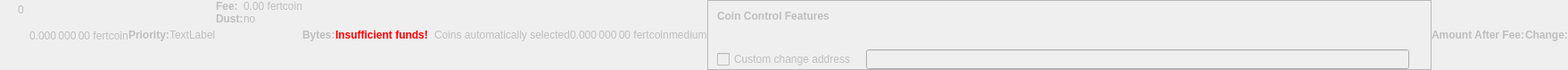
    <widget class="QWidget" name="dummyHideWidget" native="true">
     <property name="enabled">
      <bool>false</bool>
     </property>
     <property name="maximumSize">
      <size>
       <width>100</width>
       <height>22</height>
      </size>
     </property>
     <layout class="QHBoxLayout" name="dummyHideLayout">
      <property name="spacing">
       <number>0</number>
      </property>
      <property name="leftMargin">
       <number>0</number>
      </property>
      <property name="topMargin">
       <number>0</number>
      </property>
      <property name="rightMargin">
       <number>0</number>
      </property>
      <property name="bottomMargin">
       <number>0</number>
      </property>
      <item>
       <layout class="QFormLayout" name="formLayoutCoinControl1">
        <property name="horizontalSpacing">
         <number>10</number>
        </property>
        <property name="verticalSpacing">
         <number>14</number>
        </property>
        <property name="leftMargin">
         <number>10</number>
        </property>
        <property name="topMargin">
         <number>4</number>
        </property>
        <property name="rightMargin">
         <number>6</number>
        </property>
        <item row="0" column="1">
         <widget class="QLabel" name="labelCoinControlBytes">
          <property name="cursor">
           <cursorShape>IBeamCursor</cursorShape>
          </property>
          <property name="contextMenuPolicy">
           <enum>Qt::ActionsContextMenu</enum>
          </property>
          <property name="text">
           <string notr="true">0</string>
          </property>
          <property name="textInteractionFlags">
           <set>Qt::LinksAccessibleByMouse|Qt::TextSelectableByKeyboard|Qt::TextSelectableByMouse</set>
          </property>
         </widget>
        </item>
       </layout>
      </item>
      <item>
       <widget class="QLabel" name="labelCoinControlAfterFee">
        <property name="enabled">
         <bool>false</bool>
        </property>
        <property name="sizePolicy">
         <sizepolicy hsizetype="Fixed" vsizetype="Fixed">
          <horstretch>0</horstretch>
          <verstretch>0</verstretch>
         </sizepolicy>
        </property>
        <property name="minimumSize">
         <size>
          <width>111</width>
          <height>12</height>
         </size>
        </property>
        <property name="maximumSize">
         <size>
          <width>111</width>
          <height>12</height>
         </size>
        </property>
        <property name="cursor">
         <cursorShape>IBeamCursor</cursorShape>
        </property>
        <property name="contextMenuPolicy">
         <enum>Qt::ActionsContextMenu</enum>
        </property>
        <property name="text">
         <string notr="true">0.000 000 00 fertcoin</string>
        </property>
        <property name="textInteractionFlags">
         <set>Qt::LinksAccessibleByMouse|Qt::TextSelectableByKeyboard|Qt::TextSelectableByMouse</set>
        </property>
       </widget>
      </item>
      <item>
       <widget class="QLabel" name="labelCoinControlPriorityText">
        <property name="enabled">
         <bool>false</bool>
        </property>
        <property name="font">
         <font>
          <weight>75</weight>
          <bold>true</bold>
         </font>
        </property>
        <property name="text">
         <string>Priority:</string>
        </property>
       </widget>
      </item>
      <item>
       <layout class="QHBoxLayout" name="horizontalLayout">
        <item>
         <widget class="QLabel" name="WarningLabel">
          <property name="text">
           <string>TextLabel</string>
          </property>
         </widget>
        </item>
       </layout>
      </item>
      <item>
       <layout class="QFormLayout" name="formLayoutCoinControl3">
        <property name="horizontalSpacing">
         <number>0</number>
        </property>
        <property name="verticalSpacing">
         <number>0</number>
        </property>
        <property name="leftMargin">
         <number>0</number>
        </property>
        <property name="topMargin">
         <number>0</number>
        </property>
        <property name="rightMargin">
         <number>0</number>
        </property>
        <item row="0" column="0">
         <widget class="QLabel" name="labelCoinControlFeeText">
          <property name="enabled">
           <bool>false</bool>
          </property>
          <property name="font">
           <font>
            <weight>75</weight>
            <bold>true</bold>
           </font>
          </property>
          <property name="text">
           <string>Fee:</string>
          </property>
          <property name="margin">
           <number>0</number>
          </property>
         </widget>
        </item>
        <item row="0" column="1">
         <widget class="QLabel" name="labelCoinControlFee">
          <property name="enabled">
           <bool>false</bool>
          </property>
          <property name="cursor">
           <cursorShape>IBeamCursor</cursorShape>
          </property>
          <property name="contextMenuPolicy">
           <enum>Qt::ActionsContextMenu</enum>
          </property>
          <property name="text">
           <string notr="true">0.00 fertcoin</string>
          </property>
          <property name="textInteractionFlags">
           <set>Qt::LinksAccessibleByMouse|Qt::TextSelectableByKeyboard|Qt::TextSelectableByMouse</set>
          </property>
         </widget>
        </item>
        <item row="1" column="0">
         <widget class="QLabel" name="labelCoinControlLowOutputText">
          <property name="enabled">
           <bool>false</bool>
          </property>
          <property name="font">
           <font>
            <weight>75</weight>
            <bold>true</bold>
           </font>
          </property>
          <property name="text">
           <string>Dust:</string>
          </property>
         </widget>
        </item>
        <item row="1" column="1">
         <widget class="QLabel" name="labelCoinControlLowOutput">
          <property name="enabled">
           <bool>false</bool>
          </property>
          <property name="cursor">
           <cursorShape>IBeamCursor</cursorShape>
          </property>
          <property name="contextMenuPolicy">
           <enum>Qt::ActionsContextMenu</enum>
          </property>
          <property name="text">
           <string>no</string>
          </property>
          <property name="textInteractionFlags">
           <set>Qt::LinksAccessibleByMouse|Qt::TextSelectableByKeyboard|Qt::TextSelectableByMouse</set>
          </property>
         </widget>
        </item>
       </layout>
      </item>
      <item>
       <widget class="QLabel" name="labelCoinControlBytesText">
        <property name="enabled">
         <bool>false</bool>
        </property>
        <property name="font">
         <font>
          <weight>75</weight>
          <bold>true</bold>
         </font>
        </property>
        <property name="text">
         <string>Bytes:</string>
        </property>
       </widget>
      </item>
      <item>
       <layout class="QFormLayout" name="formLayoutCoinControl2">
        <property name="horizontalSpacing">
         <number>0</number>
        </property>
        <property name="verticalSpacing">
         <number>0</number>
        </property>
        <property name="leftMargin">
         <number>0</number>
        </property>
        <property name="topMargin">
         <number>0</number>
        </property>
        <property name="rightMargin">
         <number>0</number>
        </property>
       </layout>
      </item>
      <item>
       <layout class="QHBoxLayout" name="horizontalLayoutCoinControl2">
        <property name="spacing">
         <number>0</number>
        </property>
        <property name="bottomMargin">
         <number>0</number>
        </property>
       </layout>
      </item>
      <item>
       <widget class="QLabel" name="labelCoinControlInsuffFunds">
        <property name="enabled">
         <bool>false</bool>
        </property>
        <property name="minimumSize">
         <size>
          <width>0</width>
          <height>0</height>
         </size>
        </property>
        <property name="font">
         <font>
          <weight>75</weight>
          <bold>true</bold>
         </font>
        </property>
        <property name="styleSheet">
         <string notr="true">color:red;font-weight:bold;</string>
        </property>
        <property name="text">
         <string>Insufficient funds!</string>
        </property>
        <property name="margin">
         <number>5</number>
        </property>
       </widget>
      </item>
      <item>
       <layout class="QFormLayout" name="formLayoutCoinControl4">
        <property name="horizontalSpacing">
         <number>0</number>
        </property>
        <property name="verticalSpacing">
         <number>0</number>
        </property>
        <property name="leftMargin">
         <number>0</number>
        </property>
        <property name="topMargin">
         <number>0</number>
        </property>
        <property name="rightMargin">
         <number>0</number>
        </property>
       </layout>
      </item>
      <item>
       <widget class="QLabel" name="labelCoinControlChangeLabel">
        <property name="enabled">
         <bool>false</bool>
        </property>
        <property name="sizePolicy">
         <sizepolicy hsizetype="Preferred" vsizetype="Expanding">
          <horstretch>0</horstretch>
          <verstretch>0</verstretch>
         </sizepolicy>
        </property>
        <property name="minimumSize">
         <size>
          <width>0</width>
          <height>0</height>
         </size>
        </property>
        <property name="text">
         <string/>
        </property>
        <property name="margin">
         <number>3</number>
        </property>
       </widget>
      </item>
      <item>
       <widget class="QLabel" name="labelCoinControlAutomaticallySelected">
        <property name="enabled">
         <bool>false</bool>
        </property>
        <property name="sizePolicy">
         <sizepolicy hsizetype="Fixed" vsizetype="Fixed">
          <horstretch>0</horstretch>
          <verstretch>0</verstretch>
         </sizepolicy>
        </property>
        <property name="minimumSize">
         <size>
          <width>0</width>
          <height>0</height>
         </size>
        </property>
        <property name="maximumSize">
         <size>
          <width>240</width>
          <height>16777215</height>
         </size>
        </property>
        <property name="text">
         <string>Coins automatically selected</string>
        </property>
        <property name="margin">
         <number>5</number>
        </property>
       </widget>
      </item>
      <item>
       <widget class="QLabel" name="labelCoinControlChange">
        <property name="enabled">
         <bool>false</bool>
        </property>
        <property name="sizePolicy">
         <sizepolicy hsizetype="Fixed" vsizetype="Fixed">
          <horstretch>0</horstretch>
          <verstretch>0</verstretch>
         </sizepolicy>
        </property>
        <property name="minimumSize">
         <size>
          <width>111</width>
          <height>0</height>
         </size>
        </property>
        <property name="maximumSize">
         <size>
          <width>111</width>
          <height>16777215</height>
         </size>
        </property>
        <property name="cursor">
         <cursorShape>IBeamCursor</cursorShape>
        </property>
        <property name="contextMenuPolicy">
         <enum>Qt::ActionsContextMenu</enum>
        </property>
        <property name="text">
         <string notr="true">0.000 000 00 fertcoin</string>
        </property>
        <property name="textInteractionFlags">
         <set>Qt::LinksAccessibleByMouse|Qt::TextSelectableByKeyboard|Qt::TextSelectableByMouse</set>
        </property>
       </widget>
      </item>
      <item>
       <widget class="QLabel" name="labelCoinControlPriority">
        <property name="enabled">
         <bool>false</bool>
        </property>
        <property name="cursor">
         <cursorShape>IBeamCursor</cursorShape>
        </property>
        <property name="contextMenuPolicy">
         <enum>Qt::ActionsContextMenu</enum>
        </property>
        <property name="text">
         <string>medium</string>
        </property>
        <property name="textInteractionFlags">
         <set>Qt::LinksAccessibleByMouse|Qt::TextSelectableByKeyboard|Qt::TextSelectableByMouse</set>
        </property>
       </widget>
      </item>
      <item>
       <widget class="QFrame" name="frameCoinControl">
        <property name="sizePolicy">
         <sizepolicy hsizetype="Expanding" vsizetype="Expanding">
          <horstretch>0</horstretch>
          <verstretch>0</verstretch>
         </sizepolicy>
        </property>
        <property name="maximumSize">
         <size>
          <width>16777215</width>
          <height>16777215</height>
         </size>
        </property>
        <property name="frameShape">
         <enum>QFrame::StyledPanel</enum>
        </property>
        <property name="frameShadow">
         <enum>QFrame::Sunken</enum>
        </property>
        <layout class="QVBoxLayout" name="verticalLayoutCoinControl2_2">
         <property name="spacing">
          <number>0</number>
         </property>
         <property name="leftMargin">
          <number>0</number>
         </property>
         <property name="topMargin">
          <number>0</number>
         </property>
         <property name="rightMargin">
          <number>0</number>
         </property>
         <property name="bottomMargin">
          <number>0</number>
         </property>
         <item>
          <layout class="QVBoxLayout" name="verticalLayoutCoinControl" stretch="0,0,0,1">
           <property name="spacing">
            <number>0</number>
           </property>
           <property name="leftMargin">
            <number>10</number>
           </property>
           <property name="topMargin">
            <number>10</number>
           </property>
           <item>
            <layout class="QHBoxLayout" name="horizontalLayoutCoinControl1">
             <property name="bottomMargin">
              <number>15</number>
             </property>
             <item>
              <widget class="QLabel" name="labelCoinControlFeatures">
               <property name="enabled">
                <bool>false</bool>
               </property>
               <property name="sizePolicy">
                <sizepolicy hsizetype="Preferred" vsizetype="Maximum">
                 <horstretch>0</horstretch>
                 <verstretch>0</verstretch>
                </sizepolicy>
               </property>
               <property name="font">
                <font>
                 <weight>75</weight>
                 <bold>true</bold>
                </font>
               </property>
               <property name="styleSheet">
                <string notr="true">font-weight:bold;</string>
               </property>
               <property name="text">
                <string>Coin Control Features</string>
               </property>
              </widget>
             </item>
            </layout>
           </item>
           <item>
            <widget class="QWidget" name="widgetCoinControl" native="true">
             <property name="sizePolicy">
              <sizepolicy hsizetype="Preferred" vsizetype="Preferred">
               <horstretch>0</horstretch>
               <verstretch>0</verstretch>
              </sizepolicy>
             </property>
             <property name="minimumSize">
              <size>
               <width>0</width>
               <height>0</height>
              </size>
             </property>
             <property name="styleSheet">
              <string notr="true"/>
             </property>
             <layout class="QHBoxLayout" name="horizontalLayoutCoinControl5_2">
              <property name="leftMargin">
               <number>0</number>
              </property>
              <property name="topMargin">
               <number>0</number>
              </property>
              <property name="rightMargin">
               <number>0</number>
              </property>
              <property name="bottomMargin">
               <number>0</number>
              </property>
              <item>
               <layout class="QHBoxLayout" name="horizontalLayoutCoinControl3">
                <property name="spacing">
                 <number>20</number>
                </property>
                <property name="topMargin">
                 <number>0</number>
                </property>
                <property name="bottomMargin">
                 <number>10</number>
                </property>
               </layout>
              </item>
             </layout>
            </widget>
           </item>
           <item>
            <layout class="QHBoxLayout" name="horizontalLayoutCoinControl4" stretch="0,0,0">
             <property name="spacing">
              <number>12</number>
             </property>
             <property name="sizeConstraint">
              <enum>QLayout::SetDefaultConstraint</enum>
             </property>
             <property name="topMargin">
              <number>5</number>
             </property>
             <property name="rightMargin">
              <number>5</number>
             </property>
             <item>
              <widget class="QCheckBox" name="checkBoxCoinControlChange">
               <property name="enabled">
                <bool>false</bool>
               </property>
               <property name="toolTip">
                <string>If this is activated, but the change address is empty or invalid, change will be sent to a newly generated address.</string>
               </property>
               <property name="text">
                <string>Custom change address</string>
               </property>
              </widget>
             </item>
             <item>
              <widget class="QValidatedLineEdit" name="lineEditCoinControlChange">
               <property name="enabled">
                <bool>false</bool>
               </property>
               <property name="sizePolicy">
                <sizepolicy hsizetype="Expanding" vsizetype="Fixed">
                 <horstretch>0</horstretch>
                 <verstretch>0</verstretch>
                </sizepolicy>
               </property>
              </widget>
             </item>
             <item>
              <widget class="QLabel" name="labelCoinControlChangeLabel_2">
               <property name="sizePolicy">
                <sizepolicy hsizetype="Preferred" vsizetype="Expanding">
                 <horstretch>0</horstretch>
                 <verstretch>0</verstretch>
                </sizepolicy>
               </property>
               <property name="minimumSize">
                <size>
                 <width>0</width>
                 <height>0</height>
                </size>
               </property>
               <property name="text">
                <string/>
               </property>
               <property name="margin">
                <number>3</number>
               </property>
              </widget>
             </item>
            </layout>
           </item>
           <item>
            <spacer name="verticalSpacerCoinControl">
             <property name="orientation">
              <enum>Qt::Vertical</enum>
             </property>
             <property name="sizeHint" stdset="0">
              <size>
               <width>800</width>
               <height>1</height>
              </size>
             </property>
            </spacer>
           </item>
          </layout>
         </item>
        </layout>
       </widget>
      </item>
      <item>
       <widget class="QLabel" name="labelCoinControlAfterFeeText">
        <property name="enabled">
         <bool>false</bool>
        </property>
        <property name="minimumSize">
         <size>
          <width>0</width>
          <height>0</height>
         </size>
        </property>
        <property name="maximumSize">
         <size>
          <width>16777215</width>
          <height>16777215</height>
         </size>
        </property>
        <property name="font">
         <font>
          <weight>75</weight>
          <bold>true</bold>
         </font>
        </property>
        <property name="text">
         <string>Amount After Fee:</string>
        </property>
        <property name="alignment">
         <set>Qt::AlignLeading|Qt::AlignLeft|Qt::AlignVCenter</set>
        </property>
        <property name="margin">
         <number>0</number>
        </property>
       </widget>
      </item>
      <item>
       <widget class="QLabel" name="labelCoinControlChangeText">
        <property name="enabled">
         <bool>false</bool>
        </property>
        <property name="sizePolicy">
         <sizepolicy hsizetype="Preferred" vsizetype="Preferred">
          <horstretch>0</horstretch>
          <verstretch>0</verstretch>
         </sizepolicy>
        </property>
        <property name="minimumSize">
         <size>
          <width>0</width>
          <height>0</height>
         </size>
        </property>
        <property name="maximumSize">
         <size>
          <width>16777215</width>
          <height>16777215</height>
         </size>
        </property>
        <property name="font">
         <font>
          <weight>75</weight>
          <bold>true</bold>
         </font>
        </property>
        <property name="text">
         <string>Change:</string>
        </property>
        <property name="alignment">
         <set>Qt::AlignLeading|Qt::AlignLeft|Qt::AlignVCenter</set>
        </property>
       </widget>
      </item>
     </layout>
    </widget>
